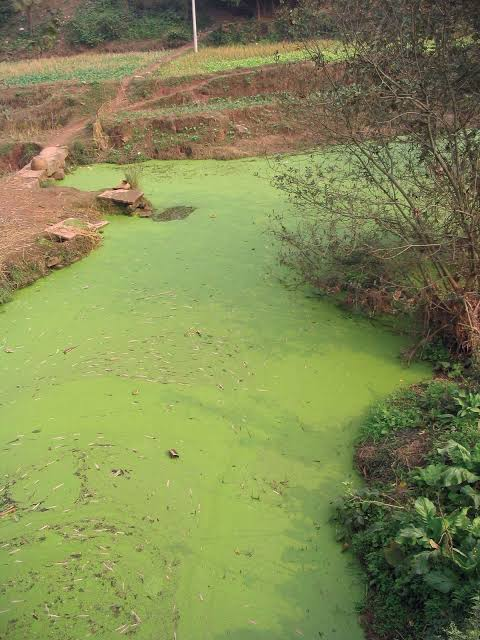
#> input picture dataset/algae/aw1.jpeg, 480 x 640 px
$ python -i vision.py   (imports and definitions only)   (older library calls are emulated)
#> lines starting #> are read from the running program, lines starting #| are printed output that depends on the picture; after the words box and inside, x2 and y2 are one past the last pixel; in counts of white or black regions, pixels touching at a corner belong together
import cv2
import numpy as np
from PIL import Image

# Large photos are shrunk before analysis: faster, and the
# percentages below don't depend on resolution.
MAX_SIDE = 480


def load_image(filepath):
#> called with filepath = '../dataset/algae/aw1.jpeg'
    img = cv2.imread(filepath)
#> img is the input picture: shape (640, 480, 3); mean B, G, R 83.7, 137.2, 128.9

    if img is None:
        # OpenCV can't decode some formats (e.g. AVIF); try Pillow instead.
        try:
            with Image.open(filepath) as pil:
                rgb = np.array(pil.convert("RGB"))
            img = cv2.cvtColor(rgb, cv2.COLOR_RGB2BGR)
        except Exception:
            raise ValueError("Could not read that image file")

    return img


def _hue_entropy(hue, saturation):
    """How many different colors are present (rainbow oil sheen = high)."""
    vivid = hue[saturation > 60]
    hist, _ = np.histogram(vivid, bins=18, range=(0, 180))
    total = hist.sum()
    if total == 0:
        return 0.0
    p = hist[hist > 0] / total
    return float(-(p * np.log2(p)).sum())


def _debris_specks(gray):
    """Small high-contrast blobs per 10,000 pixels (bottles, wrappers...)."""
    background = cv2.medianBlur(gray, 21)
    deviation = cv2.absdiff(gray, background)
    mask = (deviation > 45).astype(np.uint8)
    _, _, stats, _ = cv2.connectedComponentsWithStats(mask)
    areas = stats[1:, cv2.CC_STAT_AREA]
    count = int(((areas >= 6) & (areas <= 400)).sum())
    return count / (gray.shape[0] * gray.shape[1] / 10000)


def analyze_image(filepath):

    img = load_image(filepath)

    height, width = img.shape[:2]
#> height = 640; width = 480

    scale = MAX_SIDE / max(height, width)
#> scale = 0.75
    if scale < 1:
        img = cv2.resize(
            img,
            (int(width * scale), int(height * scale)),
            interpolation=cv2.INTER_AREA,
        )
#> img: shape (480, 360, 3)

    gray = cv2.cvtColor(img, cv2.COLOR_BGR2GRAY)
    hsv = cv2.cvtColor(img, cv2.COLOR_BGR2HSV)
#> hsv: shape (480, 360, 3); mean H, S, V 34.2, 101.8, 142.7
    hue, sat, val = (hsv[..., i].astype(float) for i in range(3))
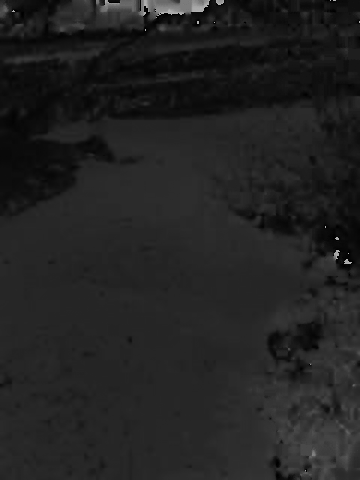
#> hue: shape (480, 360) float64; min 0, max 179, mean 34.2
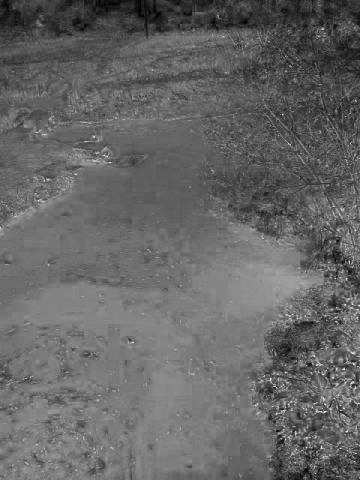
#> sat: shape (480, 360) float64; min 0, max 255, mean 101.8
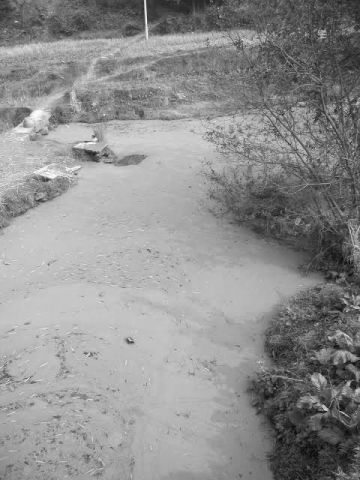
#> val: shape (480, 360) float64; min 8, max 254, mean 142.7

    colored = sat > 40
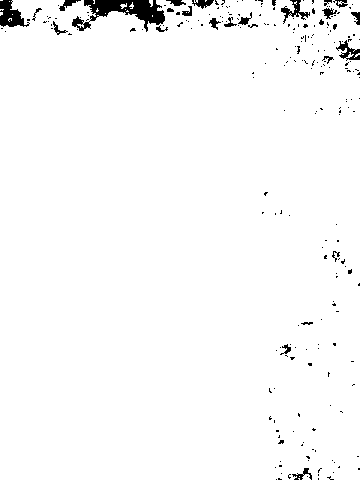
#> colored: shape (480, 360) bool; 97.7% white; 234 black regions (207 under 20 px), largest, box (x1, y1, x2, y2) and area: (72, 0, 165, 32) 1311, (0, 0, 30, 27) 452, (281, 0, 310, 24) 223

    green_frac = ((hue >= 33) & (hue <= 80) & colored).mean()
#> green_frac = 0.657
    blue_frac = ((hue >= 80) & (hue <= 130) & colored).mean()
#> blue_frac = 0.00201
    brown_frac = ((hue >= 5) & (hue <= 28) & colored & (val < 210)).mean()
#> brown_frac = 0.275

    average_color = img.mean(axis=(0, 1))
#> average_color = [83.69, 137.2, 128.9]

    return {
        # original fields (the frontend displays these)
        "height": height,
        "width": width,
        "brightness": int(img.mean()),
        "red": int(average_color[2]),
        "green": int(average_color[1]),
        "blue": int(average_color[0]),
        "cloudiness": int(cv2.Laplacian(gray, cv2.CV_64F).var()),
        "edge_count": int(np.count_nonzero(cv2.Canny(gray, 100, 200))),
        # new features used by classifier.py and scoring.py
        "green_frac": round(float(green_frac), 3),
        "blue_frac": round(float(blue_frac), 3),
        "brown_frac": round(float(brown_frac), 3),
        "hue_entropy": round(_hue_entropy(hue, sat), 3),
        "specks": round(float(_debris_specks(gray)), 2),
    }
#> in _hue_entropy, `hist, _ = np.histogram(vivid, bins=18, range=(0, 180))`: hist = 18 values, max 73686 at index 3, min 0 at index 15, mean 8798.6
#> in _hue_entropy, `total = hist.sum()`: total = 158374
#> in _hue_entropy, `p = hist[hist > 0] / total`: p = 17 values, max 0.465 at index 3, min 2.53e-05 at index 11, mean 0.0588
#> in _debris_specks, `background = cv2.medianBlur(gray, 21)`:
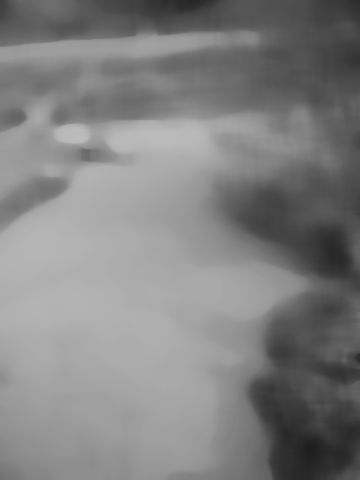
#> background: shape (480, 360); min 30, max 188, mean 128.9
#> in _debris_specks, `deviation = cv2.absdiff(gray, background)`:
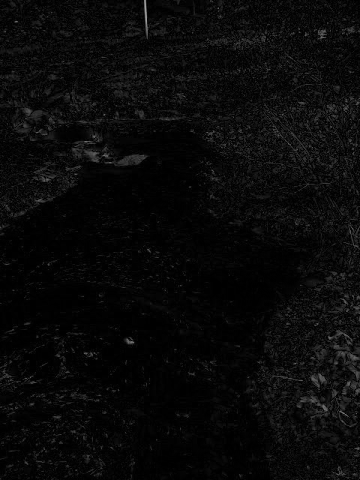
#> deviation: shape (480, 360); min 0, max 163, mean 9.3
#> in _debris_specks, `mask = (deviation > 45).astype(np.uint8)`:
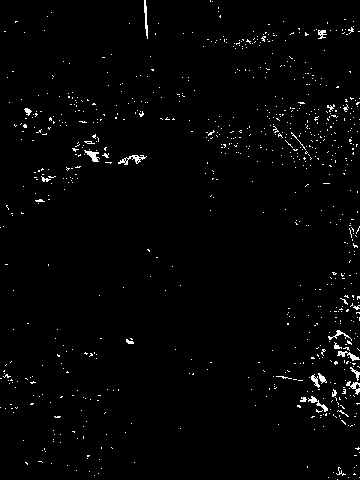
#> mask: shape (480, 360); values 0 (black) and 1 (white), 1.7% white in thin lines or dots
#> in _debris_specks, `_, _, stats, _ = cv2.connectedComponentsWithStats(mask)`: stats = 806 rows, first 6: [0, 0, 360, 480, 169882], [144, 0, 4, 39, 86], [210, 0, 1, 2, 2], [212, 1, 1, 1, 1], [218, 7, 1, 2, 2], [218, 11, 1, 1, 1]
#> in _debris_specks, `areas = stats[1:, cv2.CC_STAT_AREA]`: areas = 805 values, max 108 at index 408, min 1 at index 2, mean 3.62
#> in _debris_specks, `count = int(((areas >= 6) & (areas <= 400)).sum())`: count = 94

>>> result = analyze_image('../dataset/algae/aw1.jpeg')
#> result = 13 items

$ run again, on dataset/algae/aw3.webp
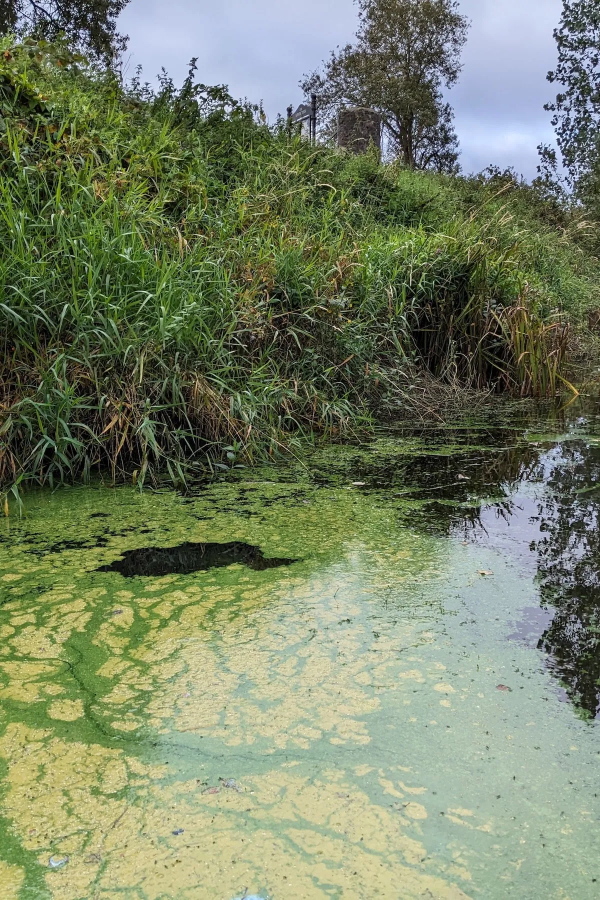
#> input picture dataset/algae/aw3.webp, 1200 x 1800 px (shown at 1/2 size)
#> in load_image, img is the input picture: shape (1800, 1200, 3); mean B, G, R 102.5, 130.1, 119.6
#> img: shape (480, 320, 3)
#> hsv: shape (480, 320, 3); mean H, S, V 50.9, 78.7, 134.2
#> in analyze_image, `colored = sat > 40`:
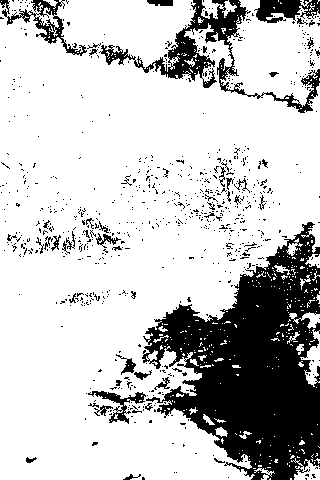
#> colored: shape (480, 320) bool; 77.6% white; 766 black regions (717 under 20 px), largest, box (x1, y1, x2, y2) and area: (142, 222, 320, 480) 24048, (99, 0, 320, 113) 4009, (0, 0, 87, 56) 1022
#> green_frac = 0.47
#> blue_frac = 0.0926
#> brown_frac = 0.109
#> average_color = [102.5, 130.1, 119.6]
#> hist = 18 values, max 35203 at index 4, min 2 at index 14, mean 4839.9
#> total = 87118
#> p = 18 values, max 0.404 at index 4, min 2.3e-05 at index 14, mean 0.0556
#> in _debris_specks, `mask = (deviation > 45).astype(np.uint8)`:
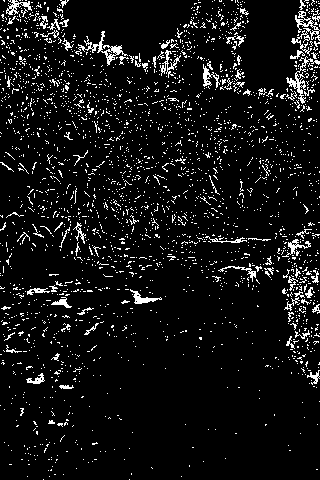
#> mask: shape (480, 320); values 0 (black) and 1 (white), 7.3% white in thin lines or dots
#> stats = 2565 rows, first 6: [0, 0, 320, 480, 142320], [3, 0, 2, 2, 3], [6, 0, 26, 15, 161], [19, 0, 2, 1, 2], [22, 0, 1, 1, 1], [25, 0, 2, 1, 2]
#> areas = 2564 values, max 358 at index 173, min 1 at index 3, mean 4.4
#> count = 376
#> result = 13 items
